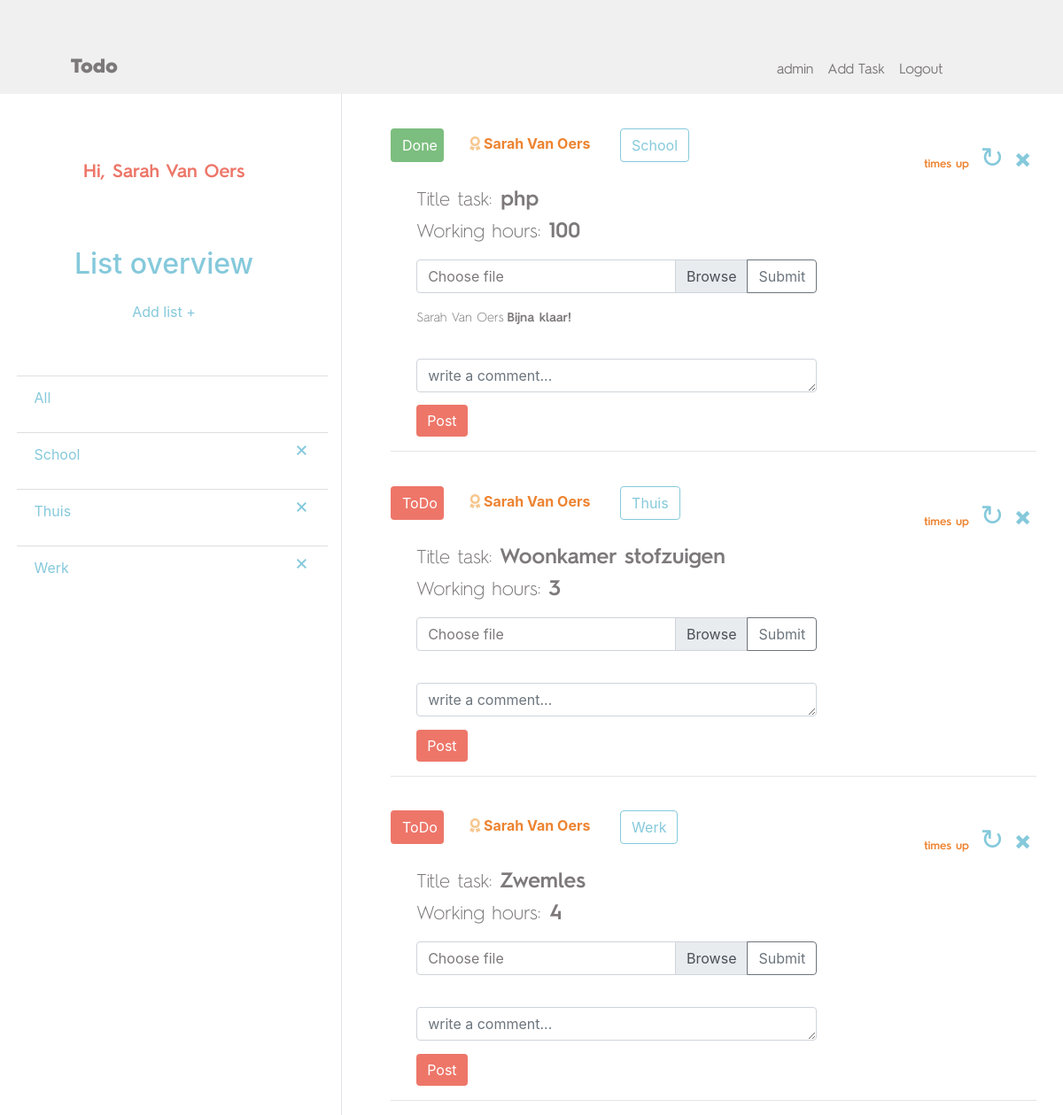
Screenshot of /home.php (signed in) with the database file from the repository.
### tables this page shows
CREATE TABLE `list` (
  `id` int(11) NOT NULL,
  `title` varchar(255) NOT NULL,
  `user_id` int(255) NOT NULL
);

CREATE TABLE `task` (
  `id` int(11) NOT NULL,
  `title` varchar(255) NOT NULL,
  `working_hours` int(255) NOT NULL,
  `date` date NOT NULL,
  `user_id` int(11) NOT NULL,
  `list_id` int(11) NOT NULL
);

CREATE TABLE `users` (
  `id` int(11) NOT NULL,
  `firstname` varchar(255) NOT NULL,
  `lastname` varchar(255) NOT NULL,
  `email` varchar(255) NOT NULL,
  `password` varchar(255) NOT NULL,
  `isAdmin` tinyint(1) NOT NULL
);

CREATE TABLE `comment` (
  `id` int(11) NOT NULL,
  `user_id` int(255) NOT NULL,
  `task_id` int(255) NOT NULL,
  `comment` text NOT NULL
);

### components/newAdmin.php (called while the page is built, shortened)
<?php
    include_once("classes/User.class.php");
$user = new User();
$getAdmins = $user->getAdmins();
?><form method="POST" class="form" id="popUp_task">

### classes/User.class.php (called while the page is built, shortened)
<?php
    class User{
        public function getAdmins() {
            $conn= Db::getInstance();
            $statement = $conn->prepare("SELECT * FROM users WHERE isAdmin=1 and id != :id");
            $statement->bindParam(':id',$_SESSION['user']['id']);
            $statement->execute();
            $result = $statement->fetchAll();
            return $result;
        }
    }
?>

### classes/Lists.class.php (called while the page is built, shortened)
<?php
    class Lists {
    public function result(){
        $conn = Db::GetInstance();
        $statement = $conn->prepare("select * from list");
        $statement->execute();
        $results = $statement->fetchAll();
        return $results;
    }
}
?>

### classes/Task.class.php (called while the page is built, shortened)
<?php
class Task {
        public function result(){
                $conn = Db::GetInstance();
                $statement = $conn->prepare("select task.*, users.firstname, users.lastname, users.isAdmin, list.title as list_title from task inner join list on task.list_id = list.id inner join users on task.user_id = users.id order by task.date");
                $statement->execute();
                $results = $statement->fetchAll();
                return $results;
        }
}
?>

### classes/Date.class.php (called while the page is built)
<?php
    class Date{
        public function getTimestring($date){
            $datetime1 = new DateTime($date);
            $datetime2 = new DateTime(date("Y/m/d"));
            $interval = $datetime2->diff($datetime1);
            $days = $interval->format('%r%a');
            if($days > 1){
                $timestring = $days.' days left';
            }else if($days == 1){
                $timestring = $days.' day left';
            }else if($days < 1){
                    if($days<0){
                        $timestring = 'times up';
                    }else{
                    if($interval->hours >1){
                        $timestring = $interval->hours.' hours left';
                    }else if($interval->hours ==1 ){
                        $timestring = $interval->hours.' hour left';
                    }else if($interval->hours <1){
                        if($interval->minutes>0){
                            $timestring = $interval->minutes.' minutes left';
                        }else{
                            $timestring = 'times up';
                        }
                    }
                }
            }
            return $timestring;
        }
    }
?>

### classes/Comment.class.php (called while the page is built, shortened)
<?php
    class Comment {
        public function getComments($id)
        {
            $conn = Db::getInstance();
            $statement = $conn->prepare("select comment.comment, users.firstname, users.lastname from comment inner join users on comment.user_id = users.id inner join task on comment.task_id = task.id where task.id = :id order by comment.id DESC");
            $statement->bindParam(":id", $id);
            $statement->execute();
            $comments = $statement->fetchAll();
            return $comments;
        }
    }
?>

### home.php (the view, shortened to what this page needs)
<?php
    function test_input($data) {
        $data = trim($data);
        $data = stripslashes($data);
        $data = htmlspecialchars($data);
        return $data;
      }
    include_once("classes/User.class.php");
    include_once("classes/Lists.class.php");
    include_once("classes/Task.class.php");
    include_once("classes/Date.class.php");
    include_once("classes/Comment.class.php");
    include_once("classes/Status.class.php");
    $url=strtok($_SERVER["REQUEST_URI"],'?');
    $tasks_lists = new Lists();
    $result = $tasks_lists->result();
    $task = new Task();
    if(!empty($_GET)){
        $listid = (int)$_GET['list'];
        $resultTask = $task->getTasksByListId($listid);
    }else{
        $resultTask = $task->result();
    }
    include_once("components/newAdmin.php");
 ?><html lang="en">
<head>
    <link rel="stylesheet" href="https://cdnjs.cloudflare.com/ajax/libs/font-awesome/4.7.0/css/font-awesome.min.css">
    <link rel="stylesheet" href="https://stackpath.bootstrapcdn.com/bootstrap/4.1.1/css/bootstrap.min.css">
    <link rel="stylesheet" href="css/style.css">
    <link href="https://gitcdn.github.io/bootstrap-toggle/2.2.2/css/bootstrap-toggle.min.css" rel="stylesheet">
    <link rel="stylesheet" href="https://use.fontawesome.com/releases/v5.2.0/css/all.css">
</head>
<body>
    <nav class="navbar navbar-expand-lg navbar-light bg-light">
        <a class="brand" id="navLogo" href="home.php">Todo</a>
        <div class="collapse navbar-collapse" id="navbarNavAltMarkup">
            <div class="navbar-nav navbar-right">
                <a class="nav-item nav-link" href="newAdmin.php" data-toggle="modal" data-target="#exampleModalCenter4">admin</a>
                <a class="nav-item nav-link" href="taskCreate.php" data-toggle="modal" data-target="#exampleModalCenter">Add Task</a>
                <a class="nav-item nav-link" href="logout.php">Logout</a>
            </div>
        </div>
    </nav>
    <div class="row">
            <div class="col-4 left">
                <h1 class=username>Hi, <?php echo($_SESSION['user']['firstname'].' '.$_SESSION['user']['lastname']);?></h1>
                <h2 class="listOverview">List overview</h2>
                <a class="nav-item nav-link" href="listCreate.php" data-toggle="modal" data-target="#exampleModalCenter2">Add list &plus; </a>
                <ul class="list-group list-group-flush list appendList">
                <?php echo '<a href="http://'.$_SERVER['HTTP_HOST'].$url.'"><li class="list-group-item">All</li></a>' ?>
                <?php foreach($result as $key => $r) {
                   echo '<a href="http://'.$_SERVER['HTTP_HOST'].$url.'?list='.$r["id"].'">'.'<li class="list-group-item">' . $r["title"] . '<span class="listAlign"><input type="submit" href="listDelete.php" class="deleteList" data-list_id="'.$r["id"].'" value="&times;"></span></li></a>';
                }
                ?>
                </ul>
            </div>
            <div class="col-8 right border-left">
            <?php foreach($resultTask as $key => $r) { ?>
            <div class="comment-wrapper">
            <div class="panel panel-info">
                <ul class="media-list">
                        <li class="media">
                            <div class="media-body">
                            <div class="statusBtn">
                                <?php
                                    $status = new Status();
                                    $result = $status->checkIfDone($_SESSION['user']['id'],$r["id"]);
                                    $result ? $done = 'taskDone' : $done = null;
                                    $result ? $btnText = 'Done' : $btnText = 'ToDo';
                                    $adminstr = $r["isAdmin"] ? '<i class="fas fa-award admin"></i>'  : null;
                                ?>
                                <button type="submit" id="btn_done" class="btn done_button doneTodo <?php echo $done ?>" href="#" value="" data-done_id='<?php echo $r["id"] ?>'><?php echo $btnText ?></button>
                            </div>
                            <strong class="nameUser"><?php echo $adminstr . "   " ?><?php echo $r["firstname"] . " " . $r["lastname"] ?></strong>
                            <span class="text-muted pull-right">
                                <?php
                                    $date = new Date();
                                    $timestring = $date->getTimestring($r ['date']);
                                ;?>
                                <small class="text-muted"><?php echo $timestring;?></small>
                                <input type="submit" href="taskDelete.php" class="deleteTask" data-task_id=" <?php echo $r['id'] ?>" value="&times;">
                                <input type="submit" class="updateTask" href="taskUpdate.php" data-toggle="modal" data-target="#exampleModalCenter3" value="&#8635;" data-task_id="<?php echo $r['id'] ?>"/>
                            </span>
                            <input type="submit" class="btn btn-outline-primary tagList" value="<?php echo $r["list_title"]; ?>">
                            <p class="titleTask">
                              <span class="textTask">Title task:</span> <?php echo htmlspecialchars($r["title"]); ?> <br>
                              <span class="textTask">Working hours:</span> <?php echo htmlspecialchars($r["working_hours"]); ?>
                            </p>
                            <form action="" method="post" enctype="multipart/form-data">
                            <div class="input-group uploadFile">
                                <div class="custom-file">
                                    <label class="custom-file-label" for="inputGroupFile04">Choose file</label>
                                </div>
                                <div class="input-group-append">
                                    <input class="btn btn-outline-secondary" type="submit" id="inputGroupFileAddon04" "Upload"/>
                                </div>
                                </div>
                            </form>
                            <div class="setComment">
                            <div class="commentSection" data-comments='<?php echo $r["id"] ?>'>
                                <?php
                                    $comment = new Comment();
                                    $comments = $comment->getComments($r['id']);
                                    foreach($comments as $k => $c) {
                                ?>
                                <h6 class="nameUserComment">
                                    <?php echo test_input($c["firstname"].' '.$c["lastname"]); ?>
                                </h6>
                                <p class="textComment">
                                    <?php echo test_input($c['comment']);?>
                                </p>
                                <?php } ?>
                            </div>
                                <textarea class="form-control commentPost" placeholder="write a comment..." rows="1"></textarea>
                                <input type="submit" class="btn btn-secondary postBtn commentBtn" value="Post">
                            </div>
                            </div>
                            <br>
                        </li>
                        <hr>
                    </ul>
            </div>
        </div>
        <?php  } ?>
            </div>
    </div>
</body>
</html>

### css/style.css (style rules this page uses)
a { margin-top: 4%; color: #ed7669; text-decoration: none; }
.bg-light { background-color: #f0f0f0 !important; }
.brand { display: inline-block; padding-top: .3125rem; padding-bottom: .3125rem; margin-left: 4rem; font-size: 1.4em; line-height: inherit; white-space: nowrap; text-decoration: none; color: #7d797b!important; font-family: 'hurme_geometric_sans_2black' !important; }
.nav-link { color:#85c9db !important; }
.navbar-light .navbar-nav .nav-link { font-family: 'hurme_geometric_sans_2regular'; color:#7d797b !important; }
.navbar-right { margin-left: 70%; margin-top: 40px; }
.listOverview { color: #85c9db !important; text-align: center; }
.row { width: 100%; float: left; }
.left { width: 35%; }
.username { font-family: 'hurme_geometric_sans_2SBd'; color: #ed7669; font-size: 1.3em; width: 70%; margin: 20% auto 20% auto; display: block; text-align: center; }
li { list-style-type: none; }
.list { margin-top: 10%; }
.deleteList { font-size: 1.5rem; font-weight: 400; line-height: 1; color: #85c9db !important; text-shadow: none; background: none; border: none; cursor: pointer; padding-left: 20%; }
.listAlign { float: right; margin-top: -7px; }
.nav-link { display: block; padding: .5rem 1rem; text-align: center; }
.list-group-item { color:#85c9db !important; margin-left: 5%; }
.media-list { margin-top:5%; width: 100%; margin-bottom: 2%; }
.nameUser { color: #ed8330; margin-left: 4%; }
.right { width: 60%; border-color: #7d797b; border-right-width: 7px; height: auto; }
.text-muted { color: #ed8330 !important; font-family: 'hurme_geometric_sans_2SBd'; }
.media-body { color:#7d797b; }
.commentPost { width: 62%; margin-left: 4%; margin-top: 5%; }
.postBtn { background-color:#ed7669; border:none; margin-left: 4%; margin-top:2%; }
.tagList { color: #85c9db !important; border-color: #85c9db !important; margin-left: 4%; }
.textComment { margin-left: 18% !important; font-family: 'hurme_geometric_sans_2SBd'; font-size: 0.9em; color: #7d797b; }
.nameUserComment { float: left; margin-left: 4% !important; margin-top:2px; font-size: 0.9em; font-family: 'hurme_geometric_sans_2light'; color: #7d797b; }
.titleTask { margin-left: 4%; margin-top: 3%; font-size: 1.5em; font-family: 'hurme_geometric_sans_2SBd'; color: #7d797b; }
.textTask { font-size: 0.9em; font-family: 'hurme_geometric_sans_2light'; }
.deleteTask { font-size: 2.7rem; font-weight: 200; color: #85c9db !important; text-shadow: none; background: none; border: none; cursor: pointer; float:right; }
.updateTask { font-size: 2rem; font-weight: 200; line-height: 1; color: #85c9db !important; text-shadow: none; background: none; border: none; cursor: pointer; padding-top:15px; }
.admin { color:#f6c78f; }
.uploadFile { width: 62%; margin-left: 4%; }
.done_button { background-color: #ed7669; color: white; text-align: center; width: 60px; cursor: pointer; float: left; }
.taskDone { background-color: #7cbe7f!important; width: 60px; display: block; }
.comment-wrapper { display: block; }
label { color: #7d797b !important; }

### rows the page displays
list: title "School"
list: title "Thuis"
list: title "Werk"
task: btnText "Done", user.firstname "Sarah", user.lastname "Van Oers", date "times up", list.title "School", title "php", working_hours "100"
comment: user.lastname "Sarah Van Oers", comment "Bijna klaar!"
task: btnText "ToDo", user.firstname "Sarah", user.lastname "Van Oers", date "times up", list.title "Thuis", title "Woonkamer stofzuigen", working_hours "3"
task: btnText "ToDo", user.firstname "Sarah", user.lastname "Van Oers", date "times up", list.title "Werk", title "Zwemles", working_hours "4"

### other values shown
$_SESSION['user']['firstname'] "Sarah"
$_SESSION['user']['lastname'] "Van Oers"
